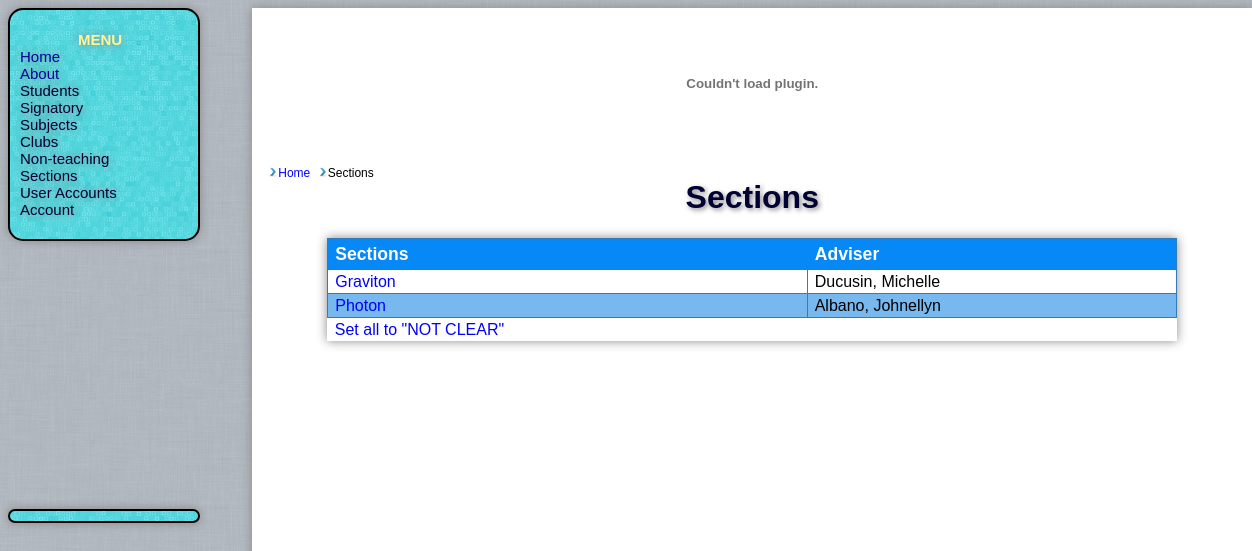
The page /st_sect.php (signed in) on the database its author committed.
### tables this page shows
CREATE TABLE `sections` (
  `secid` int(10) unsigned NOT NULL AUTO_INCREMENT,
  `section` varchar(255) NOT NULL DEFAULT '0',
  `adviser_id` int(11) NOT NULL DEFAULT '0',
  `announce` varchar(255) NOT NULL DEFAULT 'No Announcements',
  PRIMARY KEY (`secid`)
);

CREATE TABLE `signatory` (
  `stid` varchar(10) NOT NULL DEFAULT ' ',
  `lname` varchar(255) NOT NULL DEFAULT ' ',
  `fname` varchar(255) NOT NULL DEFAULT ' ',
  `mname` varchar(255) NOT NULL DEFAULT ' ',
  PRIMARY KEY (`stid`),
  KEY `sig_index` (`stid`)
);

### st_sect.php (the view, shortened to what this page needs)
<?php
include('include/clearance.php');
include("breadcrumbs.php");
?>
<p><h1>Sections</h1></p>
<table id="table">
<tr>
<th>Sections</th>
<th>Adviser</th>
</tr><tr>
<?php
$query= "SELECT secid,section,lname,fname FROM sections JOIN signatory ON stid = adviser_id";
$result=mysql_query($query) or die ('Error in query: $query.' . mysql_error());
$count2=0;
while ($row = mysql_fetch_row($result))
{
        $tr = ($count2%2==0)?'<tr>':'<tr class="alt">';
        echo $tr;
        echo '<td><a href ="students.php?secid='.$row[0].'">'.$row[1]."</td><td>$row[2], $row[3]</td></tr>";
        $count2++;
}
echo '<tr class="button"><td><a href="unclear.php">Set all to "NOT CLEAR"</a></td><tr>';
echo '</table>';
?>

### css/general.css (style rules this page uses)
body { font-family:Arial,Helvetica,sans-serif; background: #E0DEDF; background-image:url(img/bg.png); }
#table { position:relative; font-family:"Trebuchet MS", Arial, Helvetica, sans-serif; border-collapse:collapse; width:85%; box-shadow: 0px 0px 10px #888888; -box-shadow:0px 0px 10px #888888; -webkit-box-shadow: 0px 0px 10px #888888; }
#table td, #table th { font-size:1em; border:1px solid #347CB7; padding:3px 7px 2px 7px; background-color:#fff; }
#table th { font-size:1.1em; text-align:left; padding-top:5px; padding-bottom:4px; background-color:#0688F7; color:#ffffff; }
#table tr.alt td { color:#000000; background-color:#77B8EF; }
#group tr td { margin: 20px; }
p { font-size:1em; }
#table tr.button td { border:none; }
a:link, a:visited { color:#0000ff; text-decoration:none; font-family:Arial,Helvetica,sans-serif; }
h1 { color:#003; text-shadow:2px 2px 5px #888; }

### rows shown on the page
sections: section "Graviton", signatory.lname "Ducusin", signatory.fname "Michelle"
sections: section "Photon", signatory.lname "Albano", signatory.fname "Johnellyn"

### other values the page prints
$crumb['label'] "Home"
$crumb['label'] "Sections"
